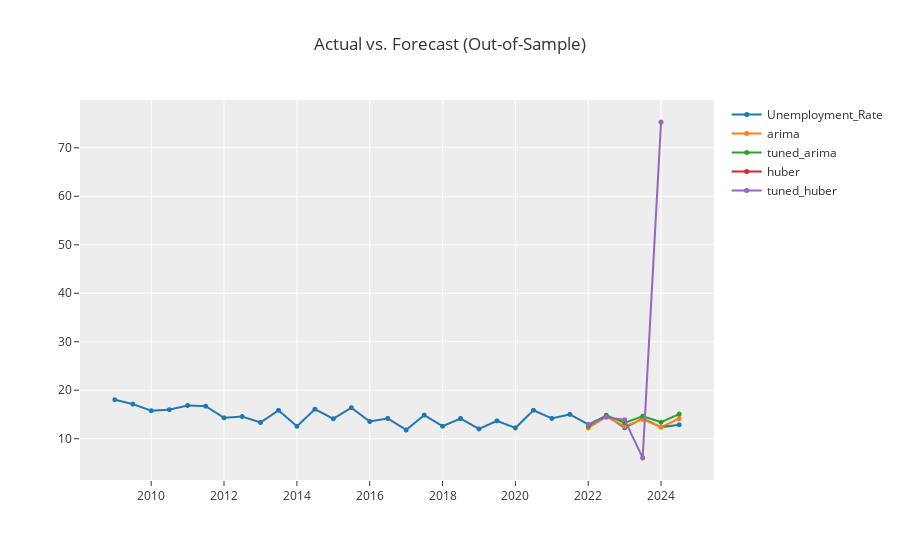

Notebook code for this chart:
### Code cell
exp.plot_model([arima, tuned_arima, huber, tuned_huber], data_kwargs={"labels": ["arima", "tuned_arima", "huber", "tuned_huber"]})
